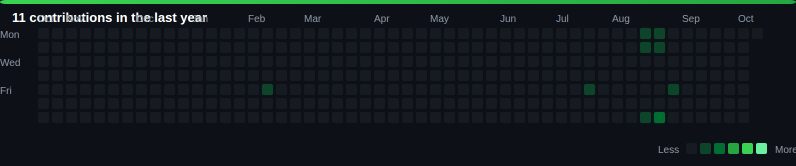
#> input picture contributions.png, 1592 x 332 px (shown at 1/2 size)
$ python make_ascii_svg.py ../contributions.png out.png
#> lines starting #> are read from the running program, lines starting #| are printed output that depends on the picture
#!/usr/bin/env python3
"""
Convert a prepped photo into a self-typing monochrome ASCII art SVG.
Usage: python make_ascii_svg.py [source-prepped.png] [output.svg]
"""
import sys
import numpy as np
from PIL import Image

# ASCII density ramp: bright (sparse) -> dark (dense)
RAMP = " .`:-=+*cs#%@"
WIDTH = 100  # characters wide
CHAR_W = 9  # px per character
CHAR_H = 16  # px per character (monospace aspect)

def brightness_to_char(b):
    """Map 0-255 brightness to ASCII character."""
    idx = int((1 - b / 255) * (len(RAMP) - 1))
    return RAMP[max(0, min(idx, len(RAMP) - 1))]

def make_ascii_svg(input_path, output_path):
    # Load and resize
#> called with input_path = '../contributions.png', output_path = 'out.png'
    img = Image.open(input_path).convert("L")
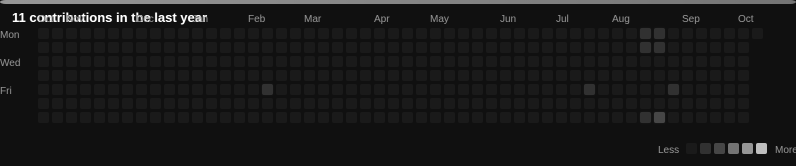
#> img: PIL image 1592x332 L (shown at 1/2 size); min 15, max 255, mean 24.5
    aspect = img.height / img.width
#> aspect = 0.209
    height = int(WIDTH * aspect * 0.55)  # compensate for character aspect
#> height = 11
    img = img.resize((WIDTH, height), Image.LANCZOS)
    pixels = np.array(img)

    # Build character grid
    rows = []
    for y in range(pixels.shape[0]):
        row = ""
        for x in range(pixels.shape[1]):
            ch = brightness_to_char(pixels[y, x])
            row += ch
        rows.append(row)
#> this loop made 11 passes

    svg_w = WIDTH * CHAR_W
    svg_h = height * CHAR_H

    # Build SVG with staggered row animations
    svg_parts = [
        f'<svg xmlns="http://www.w3.org/2000/svg" viewBox="0 0 {svg_w} {svg_h}" width="{svg_w}" height="{svg_h}">',
        f'<rect width="{svg_w}" height="{svg_h}" fill="#0d1117"/>',
        '<style>',
        '  text { font-family: "Courier New", monospace; font-size: 14px; fill: #8b949e; }',
        '  @keyframes typeRow {',
        '    from { clip-path: inset(0 100% 0 0); }',
        '    to { clip-path: inset(0 0% 0 0); }',
        '  }',
        '  .row { animation: typeRow 0.3s ease-out forwards; animation-fill-mode: both; }',
        '</style>',
    ]

    for i, row in enumerate(rows):
        delay = i * 0.05  # stagger
        svg_parts.append(
            f'<text class="row" x="0" y="{(i + 1) * CHAR_H}" '
            f'style="animation-delay: {delay:.2f}s">{escape_xml(row)}</text>'
        )
#> this loop made 11 passes

    svg_parts.append("</svg>")

    with open(output_path, "w", encoding="utf-8") as f:
        f.write("\n".join(svg_parts))
    print(f"[OK] ASCII SVG written to {output_path}")

def escape_xml(s):
    return s.replace("&", "&amp;").replace("<", "&lt;").replace(">", "&gt;").replace('"', "&quot;").replace("'", "&apos;")

if __name__ == "__main__":
    inp = sys.argv[1] if len(sys.argv) > 1 else "source-prepped.png"
    out = sys.argv[2] if len(sys.argv) > 2 else "ascii-art.svg"
    make_ascii_svg(inp, out)
